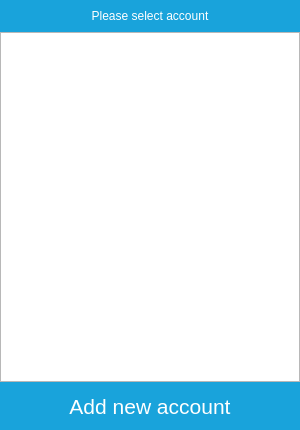
<?xml version="1.0" encoding="UTF-8"?>
<ui version="4.0">
 <class>AccountsListDialog</class>
 <widget class="QDialog" name="AccountsListDialog">
  <property name="geometry">
   <rect>
    <x>0</x>
    <y>0</y>
    <width>300</width>
    <height>430</height>
   </rect>
  </property>
  <property name="windowTitle">
   <string>Accounts</string>
  </property>
  <layout class="QGridLayout" name="gridLayout">
   <property name="leftMargin">
    <number>0</number>
   </property>
   <property name="topMargin">
    <number>0</number>
   </property>
   <property name="rightMargin">
    <number>0</number>
   </property>
   <property name="bottomMargin">
    <number>0</number>
   </property>
   <property name="spacing">
    <number>0</number>
   </property>
   <item row="0" column="0">
    <widget class="QLabel" name="label">
     <property name="minimumSize">
      <size>
       <width>0</width>
       <height>32</height>
      </size>
     </property>
     <property name="maximumSize">
      <size>
       <width>16777215</width>
       <height>32</height>
      </size>
     </property>
     <property name="styleSheet">
      <string notr="true">QLabel {
	border-style: outset;
	border-width: 0px;
	color: white;
	background-color: rgb(25,163,219);
}</string>
     </property>
     <property name="text">
      <string>Please select account</string>
     </property>
     <property name="alignment">
      <set>Qt::AlignCenter</set>
     </property>
    </widget>
   </item>
   <item row="1" column="0">
    <widget class="ListWidget" name="listWidget">
     <property name="alternatingRowColors">
      <bool>true</bool>
     </property>
    </widget>
   </item>
   <item row="2" column="0">
    <widget class="QPushButton" name="pushButton">
     <property name="minimumSize">
      <size>
       <width>0</width>
       <height>48</height>
      </size>
     </property>
     <property name="styleSheet">
      <string notr="true">QPushButton {
	font-size:16pt; 
	border-style: outset;
	border-width: 0px;
	color: white;
	background-color: rgb(25,163,219);
	top:100px;
}
QPushButton:pressed {
	background-color: rgb(45,183,239);
}</string>
     </property>
     <property name="text">
      <string>Add new account</string>
     </property>
     <property name="flat">
      <bool>false</bool>
     </property>
    </widget>
   </item>
  </layout>
 </widget>
 <customwidgets>
  <customwidget>
   <class>ListWidget</class>
   <extends>QListWidget</extends>
   <header>listwidget.h</header>
  </customwidget>
 </customwidgets>
 <resources/>
 <connections/>
</ui>
